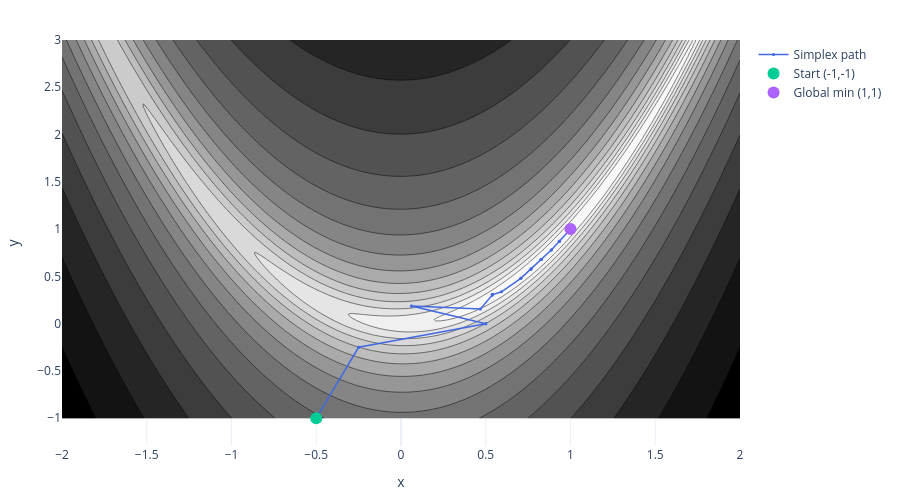

The notebook cell saved with this chart:
### Code cell
fig = go.Figure()
fig.add_trace(go.Contour(
    x=x_vals, y=y_vals, z=np.log1p(Z),
    colorscale='Greys', ncontours=35,
    showscale=False))
fig.add_trace(go.Scatter(
    x=path_2d[:, 0], y=path_2d[:, 1],
    mode='lines+markers',
    line=dict(color='royalblue', width=1.5),
    marker=dict(size=3, color='royalblue'),
    name='Simplex path'
))
fig.add_trace(go.Scatter(
    x=[path_2d[0, 0]], y=[path_2d[0, 1]],
    mode='markers', marker=dict(size=12),
    name='Start (-1,-1)'
))
fig.add_trace(go.Scatter(
    x=[1], y=[1],
    mode='markers', marker=dict(size=12),
    name='Global min (1,1)'
))

fig.update_layout(
    xaxis_title='x', yaxis_title='y',
    paper_bgcolor='white', plot_bgcolor='white',
    height=500, margin=dict(l=40, r=20, t=40, b=40),
    legend=dict(bgcolor='white')
)
fig.show()

### Figure 1 — Plotly figure (JSON) as saved in the notebook; plotly's stock layout.template omitted (floating-point values rounded to 4 significant figures; data arrays with more than 128 entries replaced by an {"elided": "..."} marker saying what was removed)
{"data": [{"colorscale": [[0, "rgb(255,255,255)"], [0.125, "rgb(240,240,240)"], [0.25, "rgb(217,217,217)"], [0.375, "rgb(189,189,189)"], [0.5, "rgb(150,150,150)"], [0.625, "rgb(115,115,115)"], [0.75, "rgb(82,82,82)"], [0.875, "rgb(37,37,37)"], [1, "rgb(0,0,0)"]], "ncontours": 35, "showscale": false, "type": "contour", "x": {"elided": "300 float values"}, "y": {"elided": "300 float values"}, "z": {"elided": "300x300 float values"}}, {"line": {"color": "royalblue", "width": 1.5}, "marker": {"color": "royalblue", "size": 3}, "mode": "lines+markers", "name": "Simplex path", "type": "scatter", "x": [-0.5, -0.25, -0.25, 0.5, 0.5, 0.0625, 0.0625, 0.4688, 0.5391, 0.5391, 0.5391, 0.5391, 0.5391, 0.5391, 0.5391, 0.5926, 0.7069, 0.7069, 0.7668, 0.7668, 0.7668, 0.8267, 0.8267, 0.8267, 0.8865, 0.8865, 0.9346, 0.9346, 0.9346, 0.9828, 0.9828, 0.9828, 0.9828, 1.008, 0.9922, 0.9922, 0.9922, 1.009, 1.004, 0.9991, 0.9991, 0.9991, 0.9991, 1.001, 1.001, 1.0, 1.0, 0.9997, 1.0, 1.0, 1.0, 1.0, 0.9999, 1.0, 1.0], "y": [-1.0, -0.25, -0.25, 0.0, 0.0, 0.1875, 0.1875, 0.1562, 0.3047, 0.3047, 0.3047, 0.3047, 0.3047, 0.3047, 0.3047, 0.337, 0.4789, 0.4789, 0.5789, 0.5789, 0.5789, 0.6789, 0.6789, 0.6789, 0.7788, 0.7788, 0.8714, 0.8714, 0.8714, 0.964, 0.964, 0.964, 0.964, 1.014, 0.985, 0.985, 0.985, 1.017, 1.007, 0.9985, 0.9985, 0.9985, 0.9985, 1.002, 1.003, 1.0, 1.0, 0.9994, 1.001, 1.0, 1.0, 1.0, 0.9997, 1.0, 1.0]}, {"marker": {"size": 12}, "mode": "markers", "name": "Start (-1,-1)", "type": "scatter", "x": [-0.5], "y": [-1]}, {"marker": {"size": 12}, "mode": "markers", "name": "Global min (1,1)", "type": "scatter", "x": [1], "y": [1]}], "layout": {"height": 500, "legend": {"bgcolor": "white"}, "margin": {"b": 40, "l": 40, "r": 20, "t": 40}, "paper_bgcolor": "white", "plot_bgcolor": "white", "xaxis": {"title": {"text": "x"}}, "yaxis": {"title": {"text": "y"}}}}
